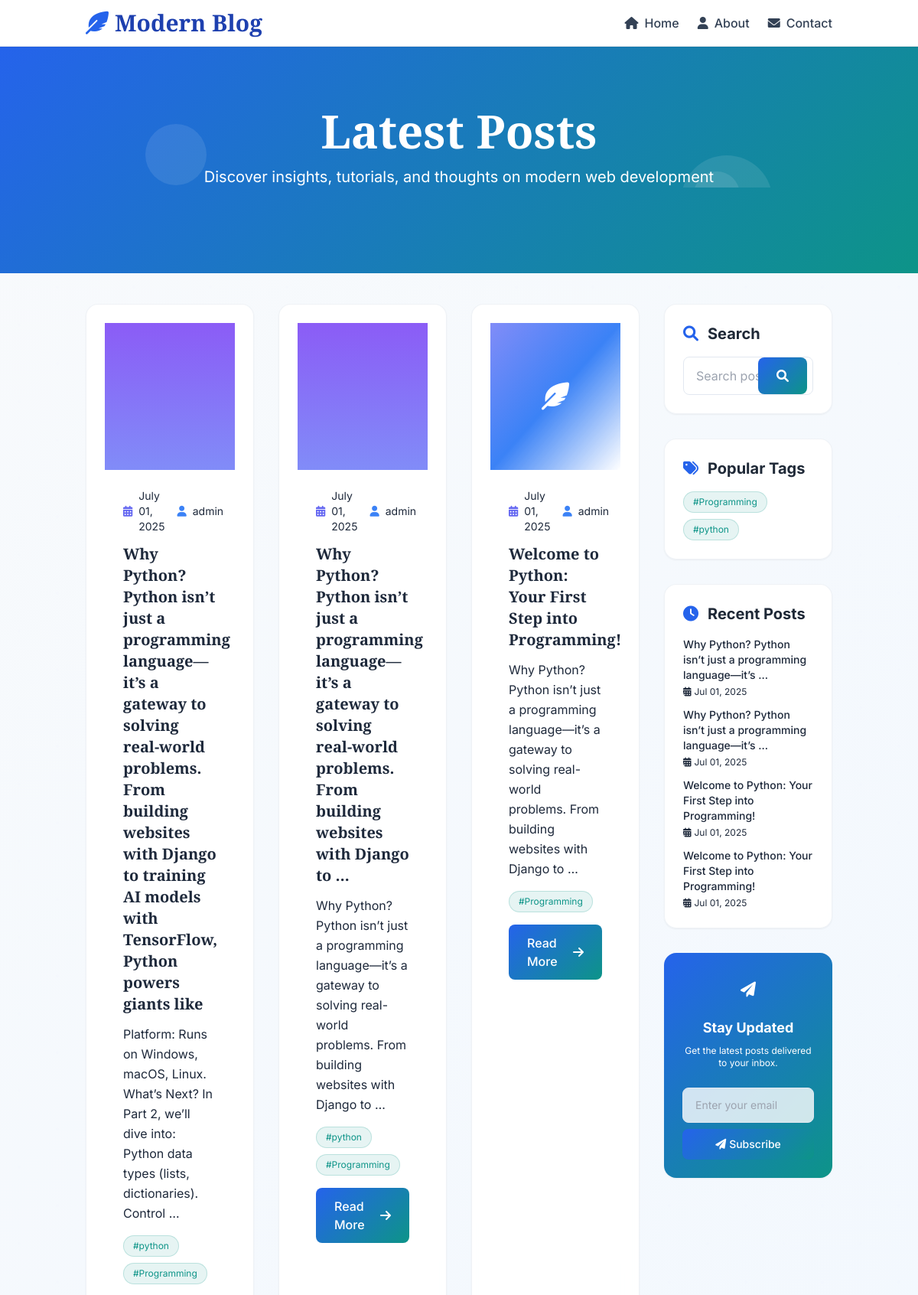
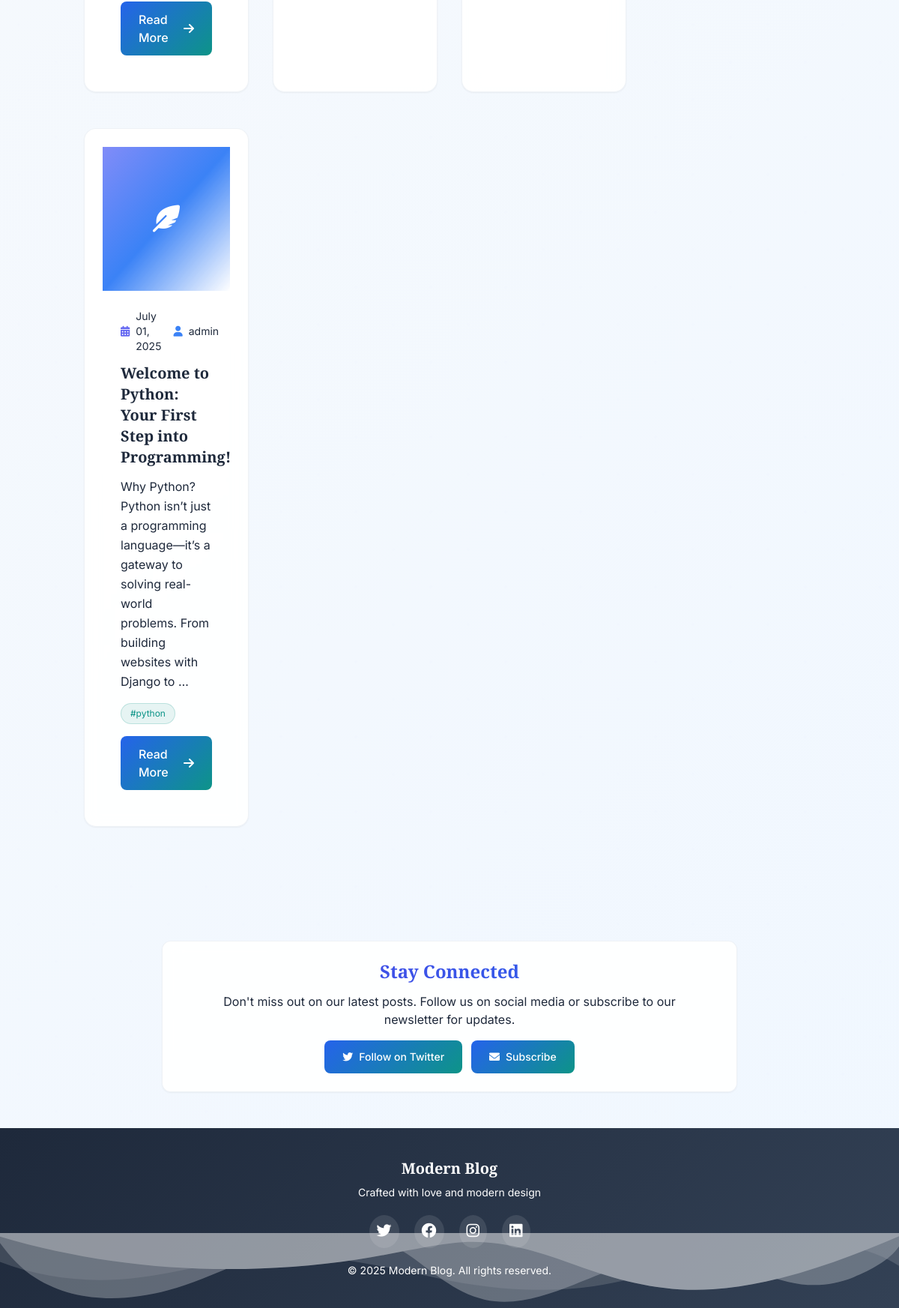
The page / on the database its author committed (2 pictures, top to bottom).
### blog/models.py (models this page shows, shortened)
class BlogPost(models.Model):
    title = models.CharField(max_length=200)
    slug = models.SlugField(unique=True)
    author = models.ForeignKey(User, on_delete=models.CASCADE)
    content = models.TextField()
    excerpt = models.TextField(max_length=300, blank=True)
    featured_image = models.ImageField(upload_to='blog_images/', blank=True)
    created_at = models.DateTimeField(auto_now_add=True)
    updated_at = models.DateTimeField(auto_now=True)
    published = models.BooleanField(default=False)
    tags = models.ManyToManyField(Tag)

class Tag(models.Model):
    name = models.CharField(max_length=50, unique=True)
    slug = models.SlugField(unique=True)

### blog/views.py (the view)
# urls.py: path('', BlogListView.as_view(), name='blog_list'),
class BlogListView(ListView):
    model = BlogPost
    template_name = 'blog/blog_list.html'
    context_object_name = 'posts'
    paginate_by = 10
    def get_queryset(self):
        return BlogPost.objects.filter(published=True).select_related('author').prefetch_related('tags').order_by('-created_at')
    def get_context_data(self, **kwargs):
        context = super().get_context_data(**kwargs)
        context['recent_posts'] = BlogPost.objects.filter(published=True).order_by('-created_at')[:5]
        context['popular_tags'] = Tag.objects.all().order_by('name')
        return context

### blog/templates/blog/blog_list.html (shortened to what this page needs)
{% extends 'blog/base.html' %}
{% load static %}
{% block hero_title %}Latest Posts{% endblock %}
{% block hero_subtitle %}Discover insights, tutorials, and thoughts on modern web development{% endblock %}
{% block content %}
    <div class="grid grid-cols-1 md:grid-cols-2 lg:grid-cols-3 gap-8 mb-12">
        {% for post in posts %}
            <article class="glass-card blog-post p-0 rounded-2xl shadow-sm overflow-hidden group">
            {% if post.featured_image %}
            <div class="relative overflow-hidden h-48 bg-gradient-to-br from-indigo-400 to-purple-500">
                <img src="{{ post.featured_image.url }}"
                     alt="{{ post.title|escape }}"
                     class="w-full h-full object-cover transition-transform duration-700 group-hover:scale-110">
                <div class="absolute inset-0 bg-gradient-to-t from-black/20 to-transparent"></div>
            </div>
            {% else %}
            <div class="h-48 bg-gradient-to-br post from-indigo-400 via-blue-500 to-violet-600 relative overflow-hidden">
                <div class="absolute inset-0 flex items-center justify-center">
                    <i class="fas fa-feather-alt text-4xl text-white"></i>
                </div>
            </div>
            {% endif %}
            <div class="p-6">
                <div class="flex items-center text-sm text-slate-500 mb-3 space-x-4">
                    <div class="flex items-center">
                        <i class="fas fa-calendar-alt mr-2 text-indigo-500"></i>
                        <time datetime="{{ post.created_at|date:'Y-m-d' }}">{{ post.created_at|date:"F d, Y" }}</time>
                    </div>
                    <div class="flex items-center">
                        <i class="fas fa-user mr-2 text-blue-500"></i>
                        <span>{{ post.author }}</span>
                    </div>
                </div>
                <h2 class="text-xl font-bold mb-3 font-playfair group-hover:text-indigo-600 transition-colors duration-300">
                    <a href="{% url 'blog_detail' post.slug %}">
                        {{ post.title }}
                    </a>
                </h2>
                <p class="text-slate-600 mb-4 leading-relaxed">
                    {{ post.excerpt|truncatewords:20 }}
                </p>
                {% if post.tags.all %}
                <div class="flex flex-wrap gap-2 mb-4">
                    {% for tag in post.tags.all|slice:":3" %}
                    <span class="tag-pill">
                        #{{ tag.name }}
                    </span>
                    {% endfor %}
                </div>
                {% endif %}
                <div class="flex items-center justify-between">
                    <a href="{% url 'blog_detail' post.slug %}"
                       class="btn inline-flex items-center px-4 py-2 rounded-lg">
                        <span class="mr-2">Read More</span>
                        <i class="fas fa-arrow-right transition-transform duration-300 group-hover:translate-x-1"></i>
                    </a>
                </div>
            </div>
        </article>
        {% endfor %}
    </div>
{% endblock %}

### blog/templates/blog/base.html (shortened to what this page needs)
{% load static %}
<!DOCTYPE html>
<html lang="en">
  <head>
    <link href="https://cdn.jsdelivr.net/npm/tailwindcss@2.2.19/dist/tailwind.min.css" rel="stylesheet"/>
      <link href="https://cdn.jsdelivr.net/npm/tailwindcss@2.2.19/dist/tailwind.min.css" rel="stylesheet">
    <link rel="stylesheet" href="https://cdnjs.cloudflare.com/ajax/libs/font-awesome/6.0.0/css/all.min.css">
    <link rel="stylesheet" href="{% static 'blog/css/style.css' %}" />
  </head>
  <body class="font-inter">
    <div class="fixed inset-0 opacity-20 pointer-events-none">
      <div class="absolute inset-0 bg-pattern"></div>
    </div>
    <nav class="bg-white/90 backdrop-blur-lg shadow-sm border-b border-slate-100 sticky top-0 z-50 nav-slide-down">
      <div class="container mx-auto px-4 sm:px-6">
        <div class="flex justify-between items-center py-3">
<a href="{% url 'blog_list' %}" class="text-3xl font-bold text-blue-800 font-playfair">
  <i class="fas fa-feather-alt mr-2 text-blue-600"></i>Modern Blog
</a>
          <div class="hidden md:flex space-x-6">
            <a href="{% url 'blog_list' %}" class="nav-link text-slate-700 hover:text-indigo-600 transition-all duration-300 relative">
              <i class="fas fa-home mr-2"></i>Home
            </a>
            <a href="#" class="nav-link text-slate-700 hover:text-indigo-600 transition-all duration-300 relative">
              <i class="fas fa-user mr-2"></i>About
            </a>
            <a href="#" class="nav-link text-slate-700 hover:text-indigo-600 transition-all duration-300 relative">
              <i class="fas fa-envelope mr-2"></i>Contact
            </a>
          </div>
        </div>
      </div>
    </nav>
    {% block hero %}
    <div class="hero-gradient py-16 md:py-20 relative overflow-hidden">
      <div class="container mx-auto px-4 sm:px-6 text-center relative z-10">
        <h1 class="text-4xl sm:text-5xl md:text-6xl font-bold text-white mb-4 font-playfair animate-fade-in-up">
          {% block hero_title %}Welcome to Our Blog{% endblock %}
        </h1>
        <p class="text-lg sm:text-xl text-white/90 mb-8 max-w-2xl mx-auto animate-fade-in-up animation-delay-300 text-white">
          {% block hero_subtitle %}Discover amazing stories, insights, and perspectives from our community of writers{% endblock %}
        </p>
        <div class="floating-elements">
          <div class="floating-circle"></div>
          <div class="floating-circle"></div>
          <div class="floating-circle"></div>
        </div>
      </div>
    </div>
    {% endblock %}
    <div class="container mx-auto px-4 sm:px-6 py-10 relative z-10">
      <div class="grid grid-cols-1 lg:grid-cols-4 gap-8">
        <div class="lg:col-span-3 animate-slide-in-left">
          {% block content %}{% endblock %}
        </div>
        {% block sidebar %}
        <aside class="space-y-8">
        <div class="glass-card p-6 rounded-2xl shadow-sm">
        <h3 class="text-xl font-bold mb-4 text-gray-800 flex items-center">
          <i class="fas fa-search mr-3 text-blue-600"></i>Search
        </h3>
            <form action="{% url 'search' %}" method="get" class="relative">
              <input type="text" name="q" class="w-full p-3 border border-slate-200 rounded-lg focus:border-indigo-500 focus:ring-2 focus:ring-indigo-100 transition-all duration-300 bg-white/80" placeholder="Search posts..."/>
              <button type="submit" class="absolute right-2 top-1/2 transform -translate-y-1/2 text-indigo-600 hover:text-indigo-800 transition-colors duration-300">
                <i class="fas fa-search text-white"></i>
              </button>
            </form>
          </div>
              <div class="glass-card p-6 rounded-2xl shadow-sm">
                <h3 class="text-xl font-bold mb-4 text-gray-800 flex items-center">
                  <i class="fas fa-tags mr-3 text-blue-600"></i>Popular Tags
                </h3>
            <div class="flex flex-wrap gap-2">
              {% for tag in popular_tags %}
              <a href="{% url 'tag_list' tag.slug %}" class="tag-pill">
                #{{ tag.name }}
              </a>
              {% empty %}
              <p class="text-slate-500 text-sm italic">No tags available.</p>
              {% endfor %}
            </div>
          </div>
            <div class="glass-card p-6 rounded-2xl shadow-sm">
              <h3 class="text-xl font-bold mb-4 text-gray-800 flex items-center">
                <i class="fas fa-clock mr-3 text-blue-600"></i>Recent Posts
              </h3>
            <div class="space-y-3">
              {% for post in recent_posts %}
              <div class="recent-post-item">
                <a href="{% url 'blog_detail' post.slug %}" class="text-slate-700 hover:text-indigo-600 font-medium transition-colors duration-300 block text-sm">
                  {{ post.title|truncatewords:8 }}
                </a>
                <p class="text-xs text-slate-500 mt-1 flex items-center">
                  <i class="fas fa-calendar-alt mr-1"></i>{{ post.created_at|date:"M d, Y" }}
                </p>
              </div>
              {% empty %}
              <p class="text-slate-500 text-sm italic">No recent posts.</p>
              {% endfor %}
            </div>
          </div>
            <div class="subscription-card p-6 rounded-2xl shadow-sm">
            <div class="text-center">
              <div class="inline-flex items-center justify-center w-12 h-12 bg-white/20 rounded-full mb-3">
                <i class="fas fa-paper-plane text-xl text-white"></i>
              </div>
              <h3 class="text-lg font-bold mb-2 text-white">Stay Updated</h3>
              <p class="text-xs text-white/90 mb-4">
                Get the latest posts delivered to your inbox.
              </p>
              <form method="post" class="space-y-2">
                <input type="email" name="email" class="w-full p-2.5 border-0 rounded-lg bg-white/20 placeholder-white/70 text-white focus:bg-white/30 focus:ring-2 focus:ring-white/20 transition-all duration-300 text-sm" placeholder="Enter your email"/>
                <button type="submit" class="text-white w-full bg-white text-indigo-600 p-2.5 rounded-lg font-medium hover:bg-white/90 transition-all duration-300 text-sm">
                  <i class="fas fa-paper-plane mr-1 text-white"></i>Subscribe
                </button>
              </form>
            </div>
          </div>
        </aside>
        {% endblock %}
      </div>
    </div>
    {% block cta %}
    <div class="mt-12 text-center animate-fade-in-up">
        <div class="glass-card p-6 rounded-xl shadow-sm bg-gradient-to-br from-indigo-50 to-blue-50 max-w-3xl mx-auto">
            <h3 class="text-xl md:text-2xl font-bold font-playfair mb-3 bg-gradient-to-r from-indigo-600 to-blue-600 bg-clip-text text-transparent">
            </h3>
            <p class="text-slate-600 mb-4 max-w-2xl mx-auto text-sm md:text-base">
                Don't miss out on our latest posts. Follow us on social media or subscribe to our newsletter for updates.
            </p>
            <div class="flex flex-wrap justify-center gap-3">
                <a href="#" class="btn inline-flex items-center px-4 py-2 text-sm">
                    <i class="fab fa-twitter mr-2"></i>
                    Follow on Twitter
                </a>
                <a href="#" class="btn inline-flex items-center px-4 py-2 text-sm">
                    <i class="fas fa-envelope mr-2"></i>
                    Subscribe
                </a>
            </div>
        </div>
    </div>
    {% endblock %}
    <footer class="footer-gradient text-white py-10 relative overflow-hidden mt-12">
      <div class="container mx-auto px-4 sm:px-6 relative z-10">
        <div class="text-center">
          <div class="mb-5">
            <h3 class="text-xl font-bold font-playfair mb-2">Modern Blog</h3>
            <p class="text-white/80 text-sm">Crafted with love and modern design</p>
          </div>
          <div class="flex justify-center space-x-5 mb-5">
            <a href="#" class="social-link text-white/70 hover:text-white transition-all duration-300">
              <i class="fab fa-twitter text-xl"></i>
            </a>
            <a href="#" class="social-link text-white/70 hover:text-white transition-all duration-300">
              <i class="fab fa-facebook text-xl"></i>
            </a>
            <a href="#" class="social-link text-white/70 hover:text-white transition-all duration-300">
              <i class="fab fa-instagram text-xl"></i>
            </a>
            <a href="#" class="social-link text-white/70 hover:text-white transition-all duration-300">
              <i class="fab fa-linkedin text-xl"></i>
            </a>
          </div>
          <p class="text-white/60 text-sm">&copy; {% now "Y" %} Modern Blog. All rights reserved.</p>
        </div>
      </div>
      <div class="footer-waves">
        <div class="wave wave1"></div>
        <div class="wave wave2"></div>
        <div class="wave wave3"></div>
      </div>
    </footer>
  </body>
</html>

### rows shown on the page
BlogPost: featured_image (picture), created_at "July 01, 2025", author "admin", title "Why Python? Python isn’t just a programming language—it’s a gateway to solving real-world problems. From building websites with Django to training AI models with TensorFlow, Python powers giants like", excerpt "Platform: Runs on Windows, macOS, Linux. What’s Next? In Part 2, we’ll dive into: Python data types (lists, dictionaries). Control …", title "Why Python? Python isn’t just a programming language—it’s …", created_at "Jul 01, 2025"
Tag: name "python"
Tag: name "Programming"
BlogPost: featured_image (picture), created_at "July 01, 2025", author "admin", title "Why Python? Python isn’t just a programming language—it’s a gateway to solving real-world problems. From building websites with Django to …", excerpt "Why Python? Python isn’t just a programming language—it’s a gateway to solving real-world problems. From building websites with Django to …", title "Why Python? Python isn’t just a programming language—it’s …", created_at "Jul 01, 2025"
BlogPost: created_at "July 01, 2025", author "admin", title "Welcome to Python: Your First Step into Programming!", excerpt "Why Python? Python isn’t just a programming language—it’s a gateway to solving real-world problems. From building websites with Django to …", created_at "Jul 01, 2025"
BlogPost: created_at "July 01, 2025", author "admin", title "Welcome to Python: Your First Step into Programming!", excerpt "Why Python? Python isn’t just a programming language—it’s a gateway to solving real-world problems. From building websites with Django to …", created_at "Jul 01, 2025"
